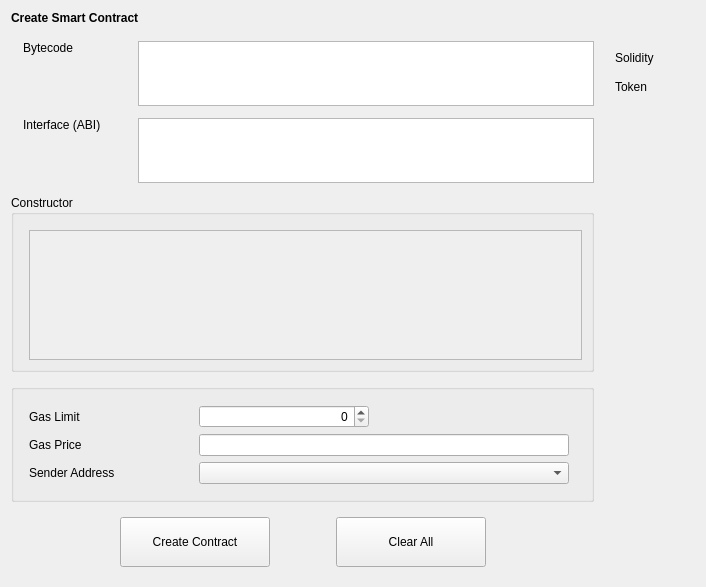
<?xml version="1.0" encoding="UTF-8"?>
<ui version="4.0">
 <class>CreateContract</class>
 <widget class="QWidget" name="CreateContract">
  <property name="geometry">
   <rect>
    <x>0</x>
    <y>0</y>
    <width>706</width>
    <height>587</height>
   </rect>
  </property>
  <property name="windowTitle">
   <string>Form</string>
  </property>
  <layout class="QVBoxLayout" name="verticalLayout_7">
   <item>
    <widget class="QStackedWidget" name="stackedWidget">
     <property name="currentIndex">
      <number>0</number>
     </property>
     <widget class="QWidget" name="createContractPage">
      <layout class="QVBoxLayout" name="verticalLayout_8">
       <property name="leftMargin">
        <number>0</number>
       </property>
       <property name="topMargin">
        <number>0</number>
       </property>
       <property name="rightMargin">
        <number>0</number>
       </property>
       <property name="bottomMargin">
        <number>0</number>
       </property>
       <item>
        <widget class="QLabel" name="labelTitle">
         <property name="font">
          <font>
           <weight>75</weight>
           <bold>true</bold>
          </font>
         </property>
         <property name="text">
          <string>Create Smart Contract</string>
         </property>
        </widget>
       </item>
       <item>
        <spacer name="verticalSpacer_5">
         <property name="orientation">
          <enum>Qt::Vertical</enum>
         </property>
         <property name="sizeType">
          <enum>QSizePolicy::Fixed</enum>
         </property>
         <property name="sizeHint" stdset="0">
          <size>
           <width>20</width>
           <height>10</height>
          </size>
         </property>
        </spacer>
       </item>
       <item>
        <layout class="QHBoxLayout" name="horizontalLayout_5">
         <item>
          <layout class="QVBoxLayout" name="verticalLayout_3">
           <property name="spacing">
            <number>12</number>
           </property>
           <item>
            <layout class="QHBoxLayout" name="horizontalLayout_2">
             <property name="spacing">
              <number>15</number>
             </property>
             <property name="leftMargin">
              <number>12</number>
             </property>
             <item alignment="Qt::AlignTop">
              <widget class="QLabel" name="labelBytecode">
               <property name="sizePolicy">
                <sizepolicy hsizetype="Fixed" vsizetype="Preferred">
                 <horstretch>0</horstretch>
                 <verstretch>0</verstretch>
                </sizepolicy>
               </property>
               <property name="minimumSize">
                <size>
                 <width>100</width>
                 <height>0</height>
                </size>
               </property>
               <property name="text">
                <string>Bytecode</string>
               </property>
              </widget>
             </item>
             <item>
              <widget class="QValidatedTextEdit" name="textEditBytecode">
               <property name="sizePolicy">
                <sizepolicy hsizetype="Expanding" vsizetype="Fixed">
                 <horstretch>0</horstretch>
                 <verstretch>0</verstretch>
                </sizepolicy>
               </property>
               <property name="maximumSize">
                <size>
                 <width>16777215</width>
                 <height>65</height>
                </size>
               </property>
               <property name="horizontalScrollBarPolicy">
                <enum>Qt::ScrollBarAlwaysOff</enum>
               </property>
              </widget>
             </item>
            </layout>
           </item>
           <item>
            <layout class="QHBoxLayout" name="horizontalLayout_4">
             <property name="spacing">
              <number>15</number>
             </property>
             <property name="leftMargin">
              <number>12</number>
             </property>
             <item alignment="Qt::AlignTop">
              <widget class="QLabel" name="labelInterface">
               <property name="sizePolicy">
                <sizepolicy hsizetype="Fixed" vsizetype="Preferred">
                 <horstretch>0</horstretch>
                 <verstretch>0</verstretch>
                </sizepolicy>
               </property>
               <property name="minimumSize">
                <size>
                 <width>100</width>
                 <height>0</height>
                </size>
               </property>
               <property name="text">
                <string>Interface (ABI)</string>
               </property>
              </widget>
             </item>
             <item>
              <widget class="QValidatedTextEdit" name="textEditInterface">
               <property name="sizePolicy">
                <sizepolicy hsizetype="Expanding" vsizetype="Fixed">
                 <horstretch>0</horstretch>
                 <verstretch>0</verstretch>
                </sizepolicy>
               </property>
               <property name="maximumSize">
                <size>
                 <width>16777215</width>
                 <height>65</height>
                </size>
               </property>
               <property name="horizontalScrollBarPolicy">
                <enum>Qt::ScrollBarAlwaysOff</enum>
               </property>
              </widget>
             </item>
            </layout>
           </item>
           <item>
            <widget class="QGroupBox" name="groupBoxConstructor">
             <property name="title">
              <string>Constructor</string>
             </property>
             <layout class="QVBoxLayout" name="verticalLayout_2">
              <property name="leftMargin">
               <number>15</number>
              </property>
              <property name="topMargin">
               <number>15</number>
              </property>
              <item>
               <widget class="QScrollArea" name="scrollAreaConstructor">
                <property name="widgetResizable">
                 <bool>true</bool>
                </property>
                <widget class="QWidget" name="scrollAreaWidgetContents">
                 <property name="geometry">
                  <rect>
                   <x>0</x>
                   <y>0</y>
                   <width>548</width>
                   <height>97</height>
                  </rect>
                 </property>
                 <layout class="QVBoxLayout" name="verticalLayout_5"/>
                </widget>
               </widget>
              </item>
             </layout>
            </widget>
           </item>
           <item>
            <widget class="QGroupBox" name="groupBoxOptional">
             <layout class="QGridLayout" name="gridLayout_2">
              <property name="leftMargin">
               <number>15</number>
              </property>
              <property name="topMargin">
               <number>15</number>
              </property>
              <property name="horizontalSpacing">
               <number>10</number>
              </property>
              <property name="verticalSpacing">
               <number>6</number>
              </property>
              <item row="0" column="0">
               <widget class="QLabel" name="labelGasLimit">
                <property name="sizePolicy">
                 <sizepolicy hsizetype="Fixed" vsizetype="Preferred">
                  <horstretch>0</horstretch>
                  <verstretch>0</verstretch>
                 </sizepolicy>
                </property>
                <property name="minimumSize">
                 <size>
                  <width>160</width>
                  <height>0</height>
                 </size>
                </property>
                <property name="text">
                 <string>Gas Limit</string>
                </property>
               </widget>
              </item>
              <item row="0" column="1">
               <widget class="QSpinBox" name="lineEditGasLimit">
                <property name="maximumSize">
                 <size>
                  <width>170</width>
                  <height>16777215</height>
                 </size>
                </property>
                <property name="alignment">
                 <set>Qt::AlignRight|Qt::AlignTrailing|Qt::AlignVCenter</set>
                </property>
               </widget>
              </item>
              <item row="0" column="2" rowspan="4">
               <spacer name="horizontalSpacer_5">
                <property name="orientation">
                 <enum>Qt::Horizontal</enum>
                </property>
                <property name="sizeHint" stdset="0">
                 <size>
                  <width>40</width>
                  <height>20</height>
                 </size>
                </property>
               </spacer>
              </item>
              <item row="1" column="0">
               <widget class="QLabel" name="labelGasPrice">
                <property name="sizePolicy">
                 <sizepolicy hsizetype="Fixed" vsizetype="Preferred">
                  <horstretch>0</horstretch>
                  <verstretch>0</verstretch>
                 </sizepolicy>
                </property>
                <property name="minimumSize">
                 <size>
                  <width>160</width>
                  <height>0</height>
                 </size>
                </property>
                <property name="text">
                 <string>Gas Price</string>
                </property>
               </widget>
              </item>
              <item row="1" column="1">
               <widget class="BitcoinAmountField" name="lineEditGasPrice"/>
              </item>
              <item row="2" column="0">
               <widget class="QLabel" name="labelSenderAddress">
                <property name="sizePolicy">
                 <sizepolicy hsizetype="Fixed" vsizetype="Preferred">
                  <horstretch>0</horstretch>
                  <verstretch>0</verstretch>
                 </sizepolicy>
                </property>
                <property name="minimumSize">
                 <size>
                  <width>160</width>
                  <height>0</height>
                 </size>
                </property>
                <property name="text">
                 <string>Sender Address</string>
                </property>
               </widget>
              </item>
              <item row="2" column="1">
               <widget class="AddressField" name="lineEditSenderAddress">
                <property name="minimumSize">
                 <size>
                  <width>370</width>
                  <height>0</height>
                 </size>
                </property>
                <property name="maximumSize">
                 <size>
                  <width>370</width>
                  <height>16777215</height>
                 </size>
                </property>
               </widget>
              </item>
             </layout>
             <zorder>labelGasLimit</zorder>
             <zorder>labelGasPrice</zorder>
             <zorder>labelSenderAddress</zorder>
             <zorder>lineEditGasLimit</zorder>
             <zorder>lineEditGasPrice</zorder>
             <zorder>lineEditSenderAddress</zorder>
            </widget>
           </item>
          </layout>
         </item>
         <item>
          <layout class="QVBoxLayout" name="verticalLayout_4">
           <property name="spacing">
            <number>15</number>
           </property>
           <property name="leftMargin">
            <number>15</number>
           </property>
           <item>
            <spacer name="verticalSpacer_4">
             <property name="orientation">
              <enum>Qt::Vertical</enum>
             </property>
             <property name="sizeType">
              <enum>QSizePolicy::Fixed</enum>
             </property>
             <property name="sizeHint" stdset="0">
              <size>
               <width>20</width>
               <height>10</height>
              </size>
             </property>
            </spacer>
           </item>
           <item>
            <widget class="QLabel" name="labelSolidity">
             <property name="minimumSize">
              <size>
               <width>80</width>
               <height>0</height>
              </size>
             </property>
             <property name="text">
              <string>Solidity</string>
             </property>
            </widget>
           </item>
           <item>
            <widget class="QLabel" name="labelToken">
             <property name="text">
              <string>Token</string>
             </property>
            </widget>
           </item>
           <item>
            <spacer name="verticalSpacer_3">
             <property name="orientation">
              <enum>Qt::Vertical</enum>
             </property>
             <property name="sizeHint" stdset="0">
              <size>
               <width>20</width>
               <height>40</height>
              </size>
             </property>
            </spacer>
           </item>
          </layout>
         </item>
        </layout>
       </item>
      </layout>
     </widget>
    </widget>
   </item>
   <item>
    <layout class="QHBoxLayout" name="horizontalLayout_3">
     <property name="leftMargin">
      <number>9</number>
     </property>
     <property name="topMargin">
      <number>9</number>
     </property>
     <property name="rightMargin">
      <number>9</number>
     </property>
     <property name="bottomMargin">
      <number>9</number>
     </property>
     <item>
      <spacer name="horizontalSpacer">
       <property name="orientation">
        <enum>Qt::Horizontal</enum>
       </property>
       <property name="sizeType">
        <enum>QSizePolicy::Fixed</enum>
       </property>
       <property name="sizeHint" stdset="0">
        <size>
         <width>100</width>
         <height>20</height>
        </size>
       </property>
      </spacer>
     </item>
     <item>
      <widget class="QPushButton" name="pushButtonCreateContract">
       <property name="minimumSize">
        <size>
         <width>150</width>
         <height>50</height>
        </size>
       </property>
       <property name="text">
        <string>Create Contract</string>
       </property>
      </widget>
     </item>
     <item>
      <spacer name="horizontalSpacer_3">
       <property name="orientation">
        <enum>Qt::Horizontal</enum>
       </property>
       <property name="sizeType">
        <enum>QSizePolicy::Fixed</enum>
       </property>
       <property name="sizeHint" stdset="0">
        <size>
         <width>60</width>
         <height>20</height>
        </size>
       </property>
      </spacer>
     </item>
     <item>
      <widget class="QPushButton" name="pushButtonClearAll">
       <property name="minimumSize">
        <size>
         <width>150</width>
         <height>50</height>
        </size>
       </property>
       <property name="text">
        <string>Clear All</string>
       </property>
      </widget>
     </item>
     <item>
      <spacer name="horizontalSpacer_2">
       <property name="orientation">
        <enum>Qt::Horizontal</enum>
       </property>
       <property name="sizeHint" stdset="0">
        <size>
         <width>40</width>
         <height>20</height>
        </size>
       </property>
      </spacer>
     </item>
    </layout>
   </item>
  </layout>
 </widget>
 <customwidgets>
  <customwidget>
   <class>BitcoinAmountField</class>
   <extends>QLineEdit</extends>
   <header>bitcoinamountfield.h</header>
   <container>1</container>
  </customwidget>
  <customwidget>
   <class>AddressField</class>
   <extends>QComboBox</extends>
   <header>addressfield.h</header>
  </customwidget>
  <customwidget>
   <class>QValidatedTextEdit</class>
   <extends>QTextEdit</extends>
   <header>qvalidatedtextedit.h</header>
  </customwidget>
 </customwidgets>
 <resources/>
 <connections/>
</ui>
